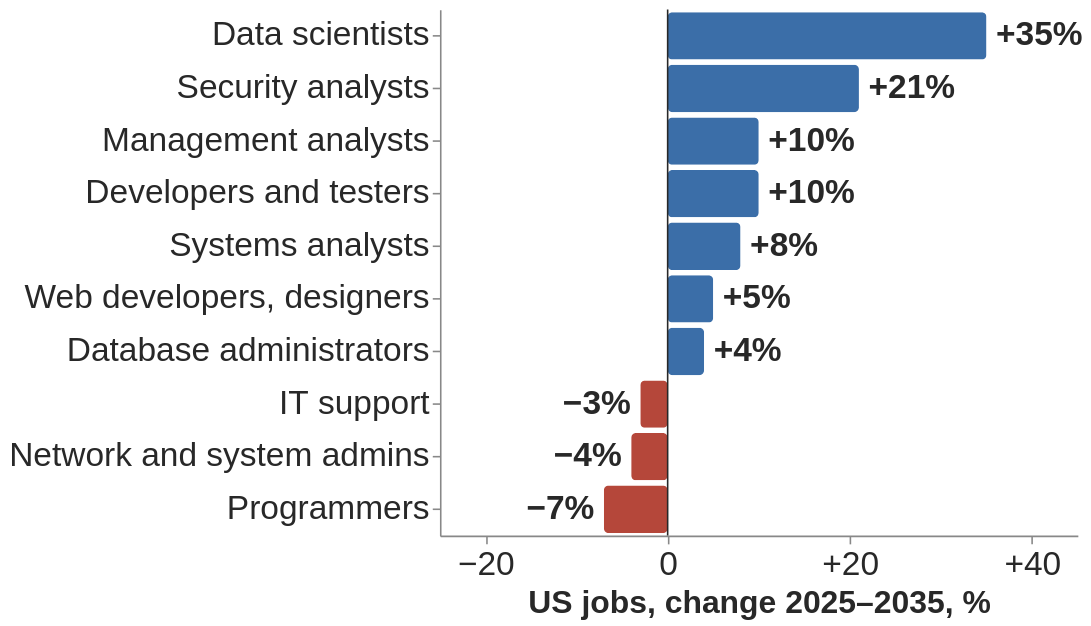

Write the Vega-Lite specification saved for this chart.
### Vega-Lite specification from a JSON file in a GitHub repository (floating-point values rounded to 4 significant figures)
{"$schema": "https://vega.github.io/schema/vega-lite/v5.json", "width": 400, "height": 330, "data": {"values": [{"k": "Data scientists", "v": 35, "c": "#3b6ea8", "t": "+35%"}, {"k": "Security analysts", "v": 21, "c": "#3b6ea8", "t": "+21%"}, {"k": "Management analysts", "v": 10, "c": "#3b6ea8", "t": "+10%"}, {"k": "Developers and testers", "v": 10, "c": "#3b6ea8", "t": "+10%"}, {"k": "Systems analysts", "v": 8, "c": "#3b6ea8", "t": "+8%"}, {"k": "Web developers, designers", "v": 5, "c": "#3b6ea8", "t": "+5%"}, {"k": "Database administrators", "v": 4, "c": "#3b6ea8", "t": "+4%"}, {"k": "IT support", "v": -3, "c": "#b5473a", "t": "−3%"}, {"k": "Network and system admins", "v": -4, "c": "#b5473a", "t": "−4%"}, {"k": "Programmers", "v": -7, "c": "#b5473a", "t": "−7%"}]}, "layer": [{"mark": {"type": "bar", "cornerRadius": 3}, "encoding": {"y": {"field": "k", "type": "ordinal", "sort": null, "axis": {"title": null, "labelLimit": 340}}, "x": {"field": "v", "type": "quantitative", "scale": {"domain": [-25, 45]}, "axis": {"title": "US jobs, change 2025–2035, %", "grid": false, "labelExpr": "datum.value>0?'+'+datum.value:datum.value==0?'0':'−'+(-datum.value)", "values": [-20, 0, 20, 40]}}, "color": {"field": "c", "type": "nominal", "scale": null}}}, {"transform": [{"filter": "datum.v>0"}], "mark": {"type": "text", "align": "left", "dx": 6, "fontSize": 21, "fontWeight": "bold", "color": "#282828"}, "encoding": {"y": {"field": "k", "type": "ordinal", "sort": null}, "x": {"field": "v", "type": "quantitative"}, "text": {"field": "t"}}}, {"transform": [{"filter": "datum.v<0"}], "mark": {"type": "text", "align": "right", "dx": -6, "fontSize": 21, "fontWeight": "bold", "color": "#282828"}, "encoding": {"y": {"field": "k", "type": "ordinal", "sort": null}, "x": {"field": "v", "type": "quantitative"}, "text": {"field": "t"}}}, {"data": {"values": [{"x": 0}]}, "mark": {"type": "rule", "color": "#282828"}, "encoding": {"x": {"field": "x", "type": "quantitative"}}}], "config": {"font": "Tahoma, Verdana, sans-serif", "axis": {"labelFontSize": 21, "titleFontSize": 20, "labelColor": "#282828", "titleColor": "#282828"}, "view": {"stroke": null}}}
